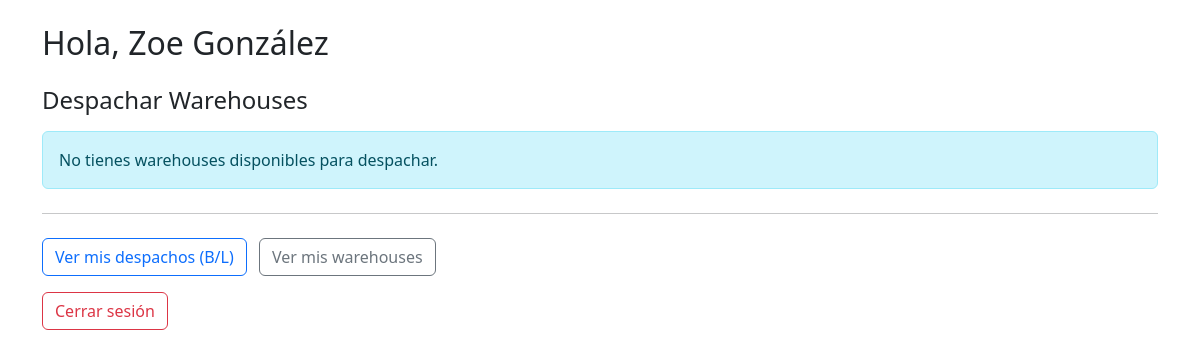
/index/ (signed in), run on an earlier commit of the app's database.
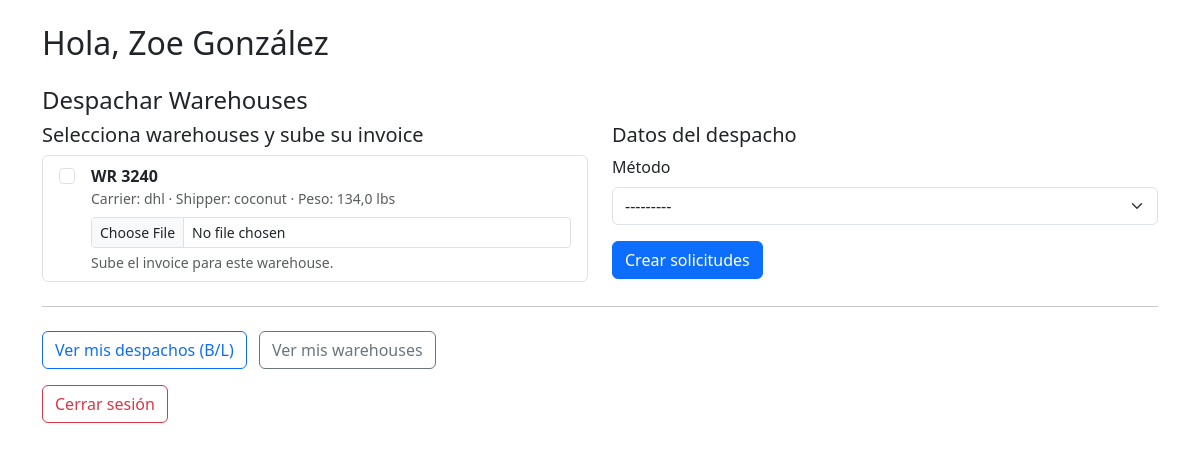
And on a later commit of the database.
### core/models.py (models this page shows, shortened)
class Warehouse(models.Model):
    STATUS = [
        ('PENDIENTE', 'Pendiente'),
        ('LISTO', 'Listo')
    ]
    cliente = models.ForeignKey(User, on_delete=models.CASCADE)
    wr_number = models.CharField(max_length=30, unique=True, primary_key=True)
    shipper = models.CharField(max_length=100)
    carrier = models.CharField(max_length=100)
    container_number = models.CharField(max_length=100, null=True)
    created_at = models.DateTimeField(auto_now_add=True)
    weight_lbs = models.FloatField(null=True)
    weight_kgs = models.FloatField(null=True)
    status = models.CharField(max_length=20, choices=STATUS, default='PENDIENTE')
    foots = models.FloatField(null=True)
    tracking = models.CharField(max_length=100, null=True)
    invoice_number = models.CharField(max_length=100, null=True)
    po = models.CharField(max_length=100, blank=True)
    uploaded_file = models.FileField(upload_to='warehouse_files/', blank=True, null=True)

### core/views.py (the view)
# urls.py: path("index/", views.index, name="index"),
@login_required(login_url='login')
def index(request):
    if request.user.is_staff:
        return redirect("admin_panel")
    available = (
        Warehouse.objects
        .filter(cliente=request.user)
        .exclude(dispatch_items__dispatch__status__in=["PENDIENTE", "APROBADO"])
        .order_by("-created_at")
        .distinct()
    )
    if request.method == "POST":
        select_form = SelectWarehousesForm(request.POST, user=request.user)
        method_form = DispatchMethodForm(request.POST)
        if not (select_form.is_valid() and method_form.is_valid()):
            messages.error(request, "Revisa el formulario.")
            return render(request, "client_panel.html", {
                "username": request.user.get_full_name().strip() or request.user.username,
                "available": available,
                "select_form": select_form,
                "method_form": method_form,
            })
        selected = list(select_form.cleaned_data["warehouses"])
        method = method_form.cleaned_data["method"]
        missing = []
        files_map = {}
        for w in selected:
            key = f"invoice-{w.wr_number}"
            f = request.FILES.get(key)
            if not f:
                missing.append(w.wr_number)
            else:
                files_map[w] = f
        if missing:
            messages.error(
                request,
                "Falta subir invoice para: " + ", ".join(missing)
            )
            return render(request, "client_panel.html", {
                "username": request.user.get_full_name().strip() or request.user.username,
                "available": available,
                "select_form": select_form,
                "method_form": method_form,
            })
        created_ids = []
        for w in selected:
            disp = DispatchRequest.objects.create(
                user=request.user,
                method=method,
                invoice=files_map[w],  # invoice específico
                status="PENDIENTE",
            )
            DispatchRequestItem.objects.create(dispatch=disp, warehouse=w)
            try:
                w.status = "EN_DESPACHO"
                w.save(update_fields=["status"])
            except Exception:
                pass
            created_ids.append(str(disp.id))
            try:
                send_dispatch_request_email_to_admin(disp)
            except Exception:
                pass
            if request.user.email:
                try:
                    send_dispatch_received_email_to_user(disp)
                except Exception:
                    pass
        messages.success(
            request,
            f"Se crearon {len(created_ids)} solicitudes: #{', #'.join(created_ids)}."
        )
        return redirect("index")
    else:
        select_form = SelectWarehousesForm(user=request.user)
        method_form = DispatchMethodForm()
    return render(request, "client_panel.html", {
        "username": request.user.get_full_name().strip() or request.user.username,
        "available": available,
        "select_form": select_form,
        "method_form": method_form,
    })

### core/forms.py
class SelectWarehousesForm(forms.Form):
    warehouses = forms.ModelMultipleChoiceField(
        queryset=Warehouse.objects.none(),
        widget=forms.CheckboxSelectMultiple,
        required=True,
        label="Warehouses"
    )
    def __init__(self, *args, **kwargs):
        user = kwargs.pop("user")
        super().__init__(*args, **kwargs)
        qs = Warehouse.objects.filter(cliente=user)
        qs = qs.exclude(dispatch_items__dispatch__status__in=["PENDIENTE", "APROBADO"])
        self.fields["warehouses"].queryset = qs.order_by("-created_at").distinct()

class DispatchMethodForm(forms.ModelForm):
    class Meta:
        model = DispatchRequest
        fields = ["method"]
        widgets = {
            "method": forms.Select(attrs={"class": "form-select"}),
        }

### templates/client_panel.html (shortened to what this page needs)
{% extends "base.html" %}
{% block content %}
<div class="container mt-4">
  <h2>Hola, {{ username }}</h2>
  <h4 class="mt-4">Despachar Warehouses</h4>
  {% if available %}
  <form method="post" enctype="multipart/form-data" id="dispatch-form">
    <div class="row gy-3">
      <div class="col-12 col-md-6">
        <h5>Selecciona warehouses y sube su invoice</h5>
        <div class="list-group">
          {% for w in available %}
          <label class="list-group-item d-flex align-items-start gap-3">
            <input type="checkbox" name="warehouses" value="{{ w.pk }}" data-wr="{{ w.wr_number }}" class="form-check-input mt-1">
            <div class="flex-grow-1">
              <div class="fw-semibold">WR {{ w.wr_number }}</div>
              <div class="small text-muted">
                Carrier: {{ w.carrier }} · Shipper: {{ w.shipper }} · Peso: {{ w.weight_lbs }} lbs
              </div>
              <div class="mt-2">
                <input type="file" name="invoice-{{ w.wr_number }}" class="form-control form-control-sm invoice-input" accept=".pdf,.jpg,.jpeg,.png">
                <div class="form-text">Sube el invoice para este warehouse.</div>
              </div>
            </div>
          </label>
          {% endfor %}
        </div>
      </div>
      <div class="col-12 col-md-6">
        <h5>Datos del despacho</h5>
        <div class="mb-3">
          <label class="form-label">Método</label>
          {{ method_form.method }}
        </div>
        <button class="btn btn-primary">Crear solicitudes</button>
      </div>
    </div>
  </form>
  {% else %}
    <div class="alert alert-info mt-3">
      No tienes warehouses disponibles para despachar.
    </div>
  {% endif %}
  <hr class="my-4">
  <a href="{% url 'my_dispatches' %}" class="btn btn-outline-primary me-2">Ver mis despachos (B/L)</a>
  <a href="{% url 'my_warehouses' %}" class="btn btn-outline-secondary">Ver mis warehouses</a>
  <form method="POST" action="{% url 'logout' %}" class="mt-3">
    <button class="btn btn-outline-danger">Cerrar sesión</button>
  </form>
</div>
{% endblock %}

What changed in the data, as far as the page shows it:
added Warehouse: wr_number "3240", carrier "dhl", shipper "coconut", weight_lbs "134,0"
Also different on the page:
form field method: (not shown) → "---------"
text no longer shown: "No tienes warehouses disponibles para despachar."
text now shown: "Selecciona warehouses y sube su invoice Datos del despacho Método Crear solicitudes"
